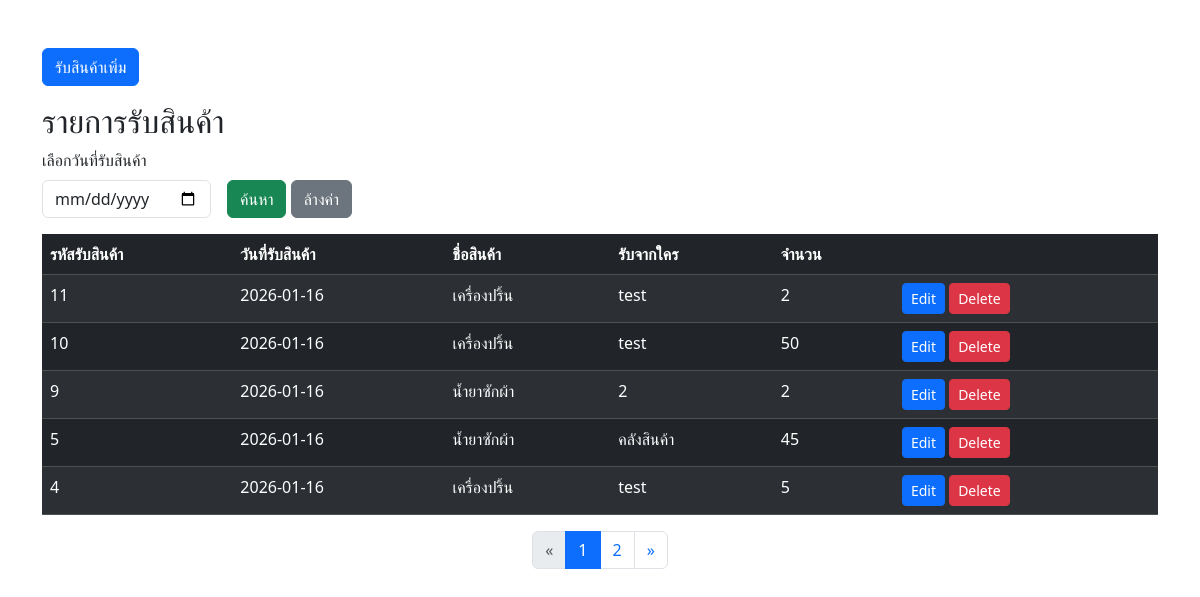
Page /receive.php on the committed database.
### tables this page shows
CREATE TABLE `getmast` (
  `Get_ID` int(11) NOT NULL,
  `Get_Date` date NOT NULL DEFAULT current_timestamp() COMMENT 'วันที่รับ\r\nวันที่รับสินค้า',
  `Get_Product_ID` int(11) NOT NULL COMMENT 'รหัสสินค้า',
  `Get_Num` double NOT NULL COMMENT 'จำนวน',
  `Get_Name` varchar(250) NOT NULL COMMENT 'รับสินค้าจากใคร'
);

CREATE TABLE `productmast` (
  `Product_ID` int(11) NOT NULL COMMENT 'รหัสสินค้า',
  `Product_Name` varchar(250) NOT NULL COMMENT 'ชื่อสินค้า',
  `Product_Cost` double NOT NULL COMMENT 'ราคาต้นทุน',
  `Product_Price` double NOT NULL COMMENT 'ราคาขาย',
  `Product_Stock` double NOT NULL COMMENT 'สต๊อก'
);

### receive.php (the view, shortened to what this page needs)
<?php
$servername = "localhost";
$username = "root";
$password = "";
$database = "db_edt";
$connection = new mysqli($servername, $username, $password, $database);
$filter_date = isset($_GET['receive_date']) ? $_GET['receive_date'] : '';
$where_receive = "";
$limit_receive = 5;
$page_receive = isset($_GET['page_receive']) ? (int) $_GET['page_receive'] : 1;
$page_receive = max($page_receive, 1);
$offset_receive = ($page_receive - 1) * $limit_receive;
$total_receive = $connection->query("
    SELECT COUNT(*) AS total
    FROM getmast g
    $where_receive
")->fetch_assoc()['total'];
$total_pages_receive = ceil($total_receive / $limit_receive);
?>
<!DOCTYPE html>
<html lang="en">
<head>
    <link href="https://cdn.jsdelivr.net/npm/bootstrap@5.3.8/dist/css/bootstrap.min.css" rel="stylesheet">
</head>
<body>
    <div class="container my-5">
        <div class="mb-3">
            <a class="btn btn-primary" href="/work/addreceive.php">รับสินค้าเพิ่ม</a>
        </div>
        <h2>รายการรับสินค้า</h2>
        <form method="get" class="row g-3 mb-3 align-items-end">
            <div class="col-auto">
                <label class="form-label">เลือกวันที่รับสินค้า</label>
                <input type="date" name="receive_date" class="form-control"
                    value="<?= htmlspecialchars($filter_date) ?>">
            </div>
            <div class="col-auto">
                <button type="submit" class="btn btn-success">ค้นหา</button>
                <a href="receive.php" class="btn btn-secondary">ล้างค่า</a>
            </div>
        </form>
        <table class="table table-dark table-striped">
            <thead>
                <tr>
                    <th>รหัสรับสินค้า</th>
                    <th>วันที่รับสินค้า</th>
                    <th>ชื่อสินค้า</th>
                    <th>รับจากใคร</th>
                    <th>จำนวน</th>
                    <th></th>
                </tr>
            </thead>
            <tbody>
                <?php
                $sql = "SELECT g.*, p.Product_Name
        FROM getmast g
        LEFT JOIN productmast p ON g.Get_Product_ID = p.Product_ID
        $where_receive
        ORDER BY g.Get_ID DESC
        LIMIT $limit_receive OFFSET $offset_receive";
                $result = $connection->query($sql);
                if ($result->num_rows === 0) {
                    echo "
                    <tr>
                        <td colspan='6' class='text-center text-warning'>
                            ไม่พบข้อมูล
                        </td>
                    </tr>";
                } else {
                    while ($row = $result->fetch_assoc()) {
                        echo "
                        <tr>
                            <td>{$row['Get_ID']}</td>
                            <td>{$row['Get_Date']}</td>
                            <td>{$row['Product_Name']}</td>
                            <td>{$row['Get_Name']}</td>
                            <td>{$row['Get_Num']}</td>
                            <td>
                                <a class='btn btn-primary btn-sm' href='editreceive.php?id={$row['Get_ID']}'>Edit</a>
                                <a class='btn btn-danger btn-sm' href='deletereceive.php?id={$row['Get_ID']}'>Delete</a>
                            </td>
                        </tr>";
                    }
                }
                ?>
            </tbody>
        </table>
        <?php
        $range_receive = 2;
        $start_receive = max(1, $page_receive - $range_receive);
        $end_receive = min($total_pages_receive, $page_receive + $range_receive);
        ?>
        <?php if ($total_pages_receive > 1): ?>
            <nav class="d-flex justify-content-center">
                <ul class="pagination">
                    <li class="page-item <?= ($page_receive <= 1) ? 'disabled' : '' ?>">
                        <a class="page-link" href="?page_receive=<?= $page_receive - 1 ?>&receive_date=<?= $filter_date ?>">
                            &laquo;
                        </a>
                    </li>
                    <?php for ($i = $start_receive; $i <= $end_receive; $i++): ?>
                        <li class="page-item <?= ($i == $page_receive) ? 'active' : '' ?>">
                            <a class="page-link" href="?page_receive=<?= $i ?>&receive_date=<?= $filter_date ?>">
                                <?= $i ?>
                            </a>
                        </li>
                    <?php endfor; ?>
                    <li class="page-item <?= ($page_receive >= $total_pages_receive) ? 'disabled' : '' ?>">
                        <a class="page-link" href="?page_receive=<?= $page_receive + 1 ?>&receive_date=<?= $filter_date ?>">
                            &raquo;
                        </a>
                    </li>
                </ul>
            </nav>
        <?php endif; ?>
    </div>
</body>
</html>

### rows in the picture
getmast: Get_ID "11", Get_Date "2026-01-16", productmast.Product_Name "เครื่องปริ้น", Get_Name "test", Get_Num "2"
getmast: Get_ID "10", Get_Date "2026-01-16", productmast.Product_Name "เครื่องปริ้น", Get_Name "test", Get_Num "50"
getmast: Get_ID "9", Get_Date "2026-01-16", productmast.Product_Name "น้ำยาซักผ้า", Get_Name "2", Get_Num "2"
getmast: Get_ID "5", Get_Date "2026-01-16", productmast.Product_Name "น้ำยาซักผ้า", Get_Name "คลังสินค้า", Get_Num "45"
getmast: Get_ID "4", Get_Date "2026-01-16", productmast.Product_Name "เครื่องปริ้น", Get_Name "test", Get_Num "5"
